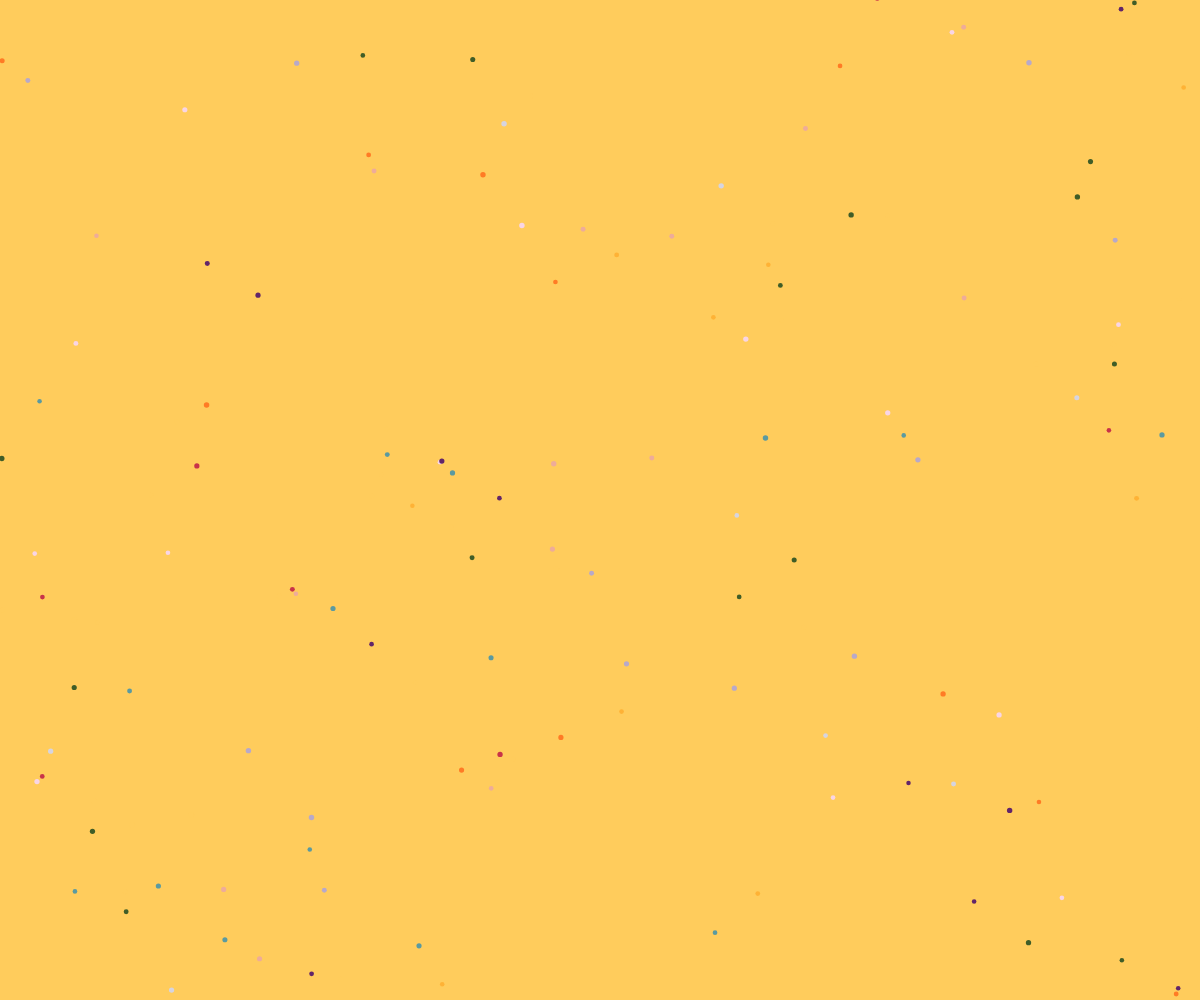
Frame 1 (no input)
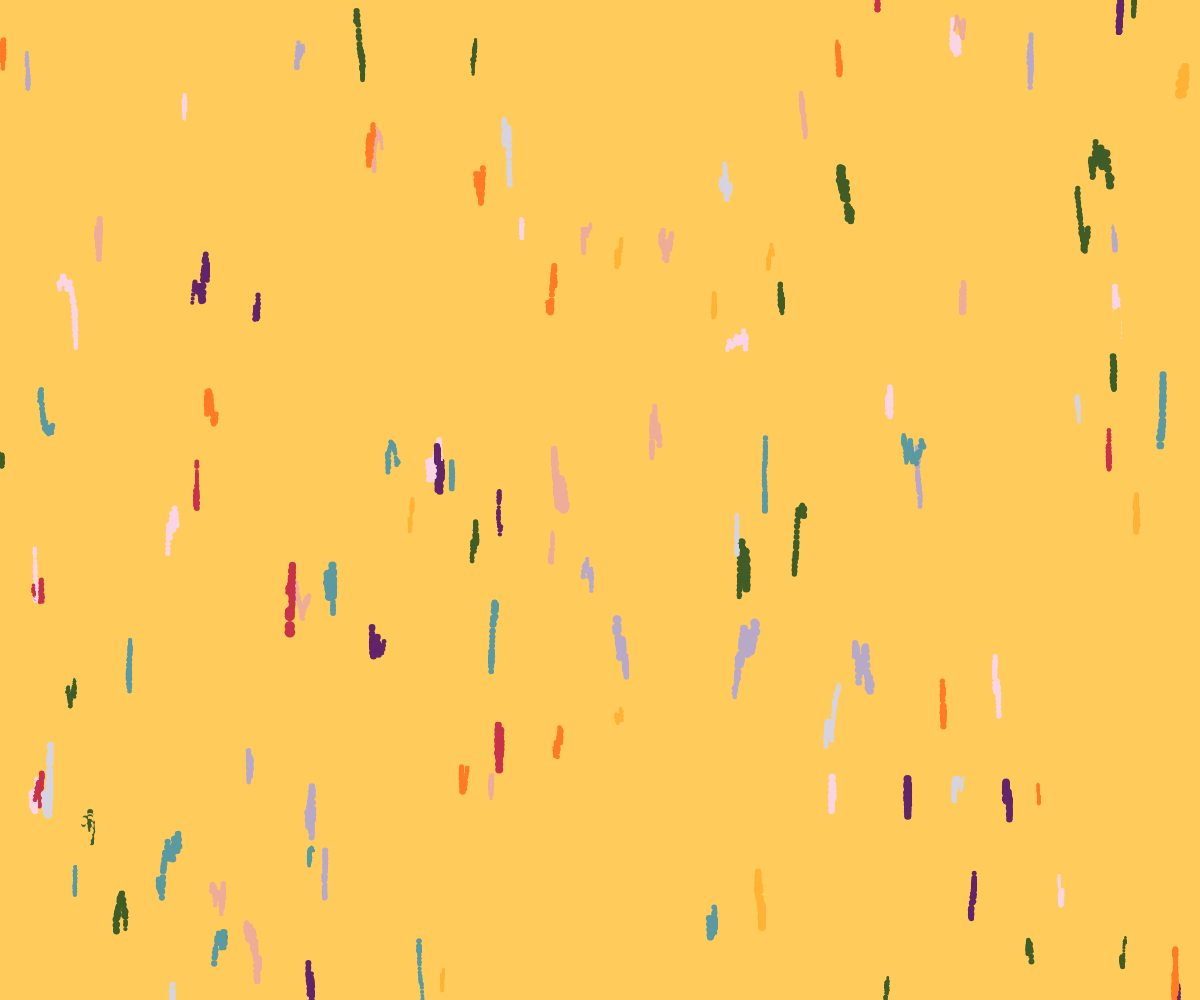
Frame 60 (no input)
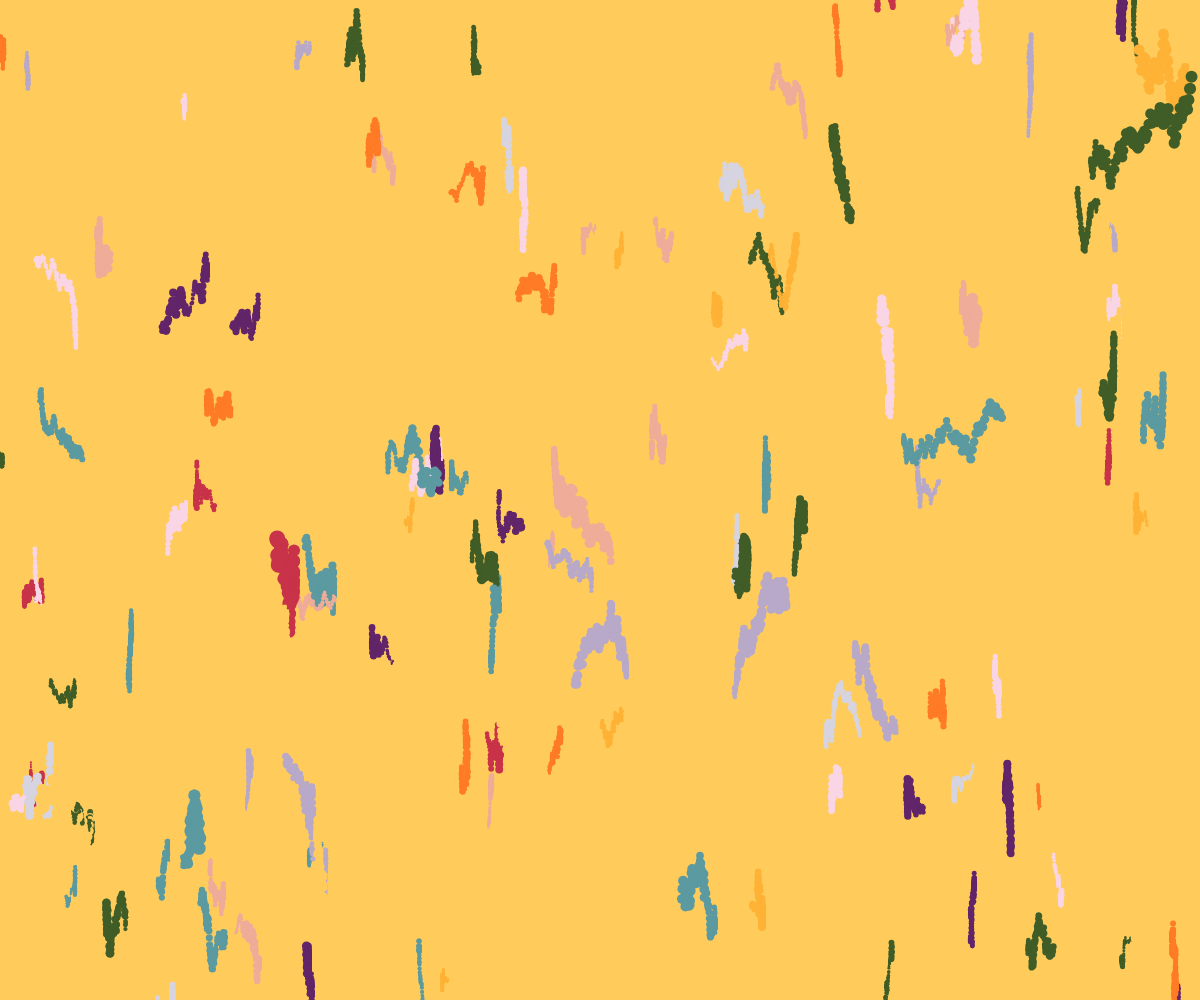
Frame 120 (the mouse pressed at the canvas centre since frame 60)

The p5.js sketch that drew these frames (run headless with seeded random() and noise() and a simulated clock; from frame 60 on, the mouse is pressed at the canvas centre):

// p5.js sketch
// ── sketch.js
colors=["#f9d5e5","#5b9aa0","#eeac99"," #d6d4e0","#b8a9c9","#622569","#c83349","#ffcc5c","#ffcc5c"," #feb236","#ff7b25","#405d27"]
class Particle
{
  constructor(x,y)
  {
    this.x=x;
    this.y=y;
    this.r=5
    this.color=random(colors);
    this.angle=this.speed=0;
  }
  draw()
  {
    fill(this.color)
    arc(this.x,this.y,this.r,this.r,0,TWO_PI)
  }
  update()
  {
    let deltaRadius = random(-0.5,0.5)
    let deltaSpeed = random(-0.01,0.01)
    let deltaAngle = random(-PI,PI)
    this.speed+=deltaSpeed;
    this.angle+=deltaAngle;
    let dx = this.r * sin(this.speed);let dy =this.r * cos(this.angle)
    this.x+=dx;this.y+=dy;this.r+=deltaRadius;
    this.r+= (this.r<0)?-2*deltaRadius:0;
  }
}

let particles=[];

function setup()
{
  createCanvas(window.innerWidth,window.innerHeight)
  noStroke()
  background(random(colors))
  for(let i=0;i<150;i++) particles.push(new Particle(random(width),random(height)))
}
function draw()
{
  for(particle of particles)
  {
  particle.update()
  particle.draw()
  }

}
